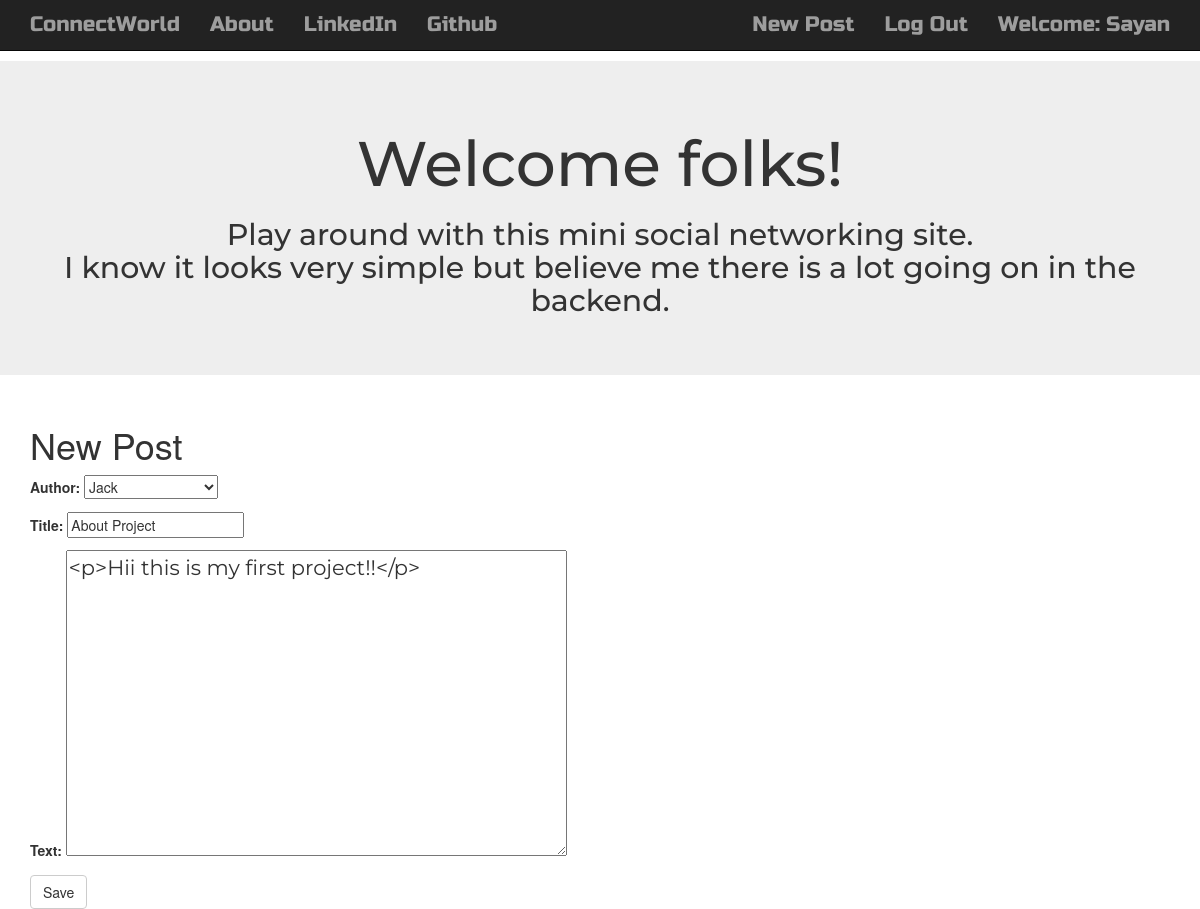
The app's page /post/36/edit/ (signed in) with its own data.
### blog/models.py (models this page shows, shortened)
class Post(models.Model):
    author = models.ForeignKey('auth.User',on_delete=models.CASCADE)
    title = models.CharField(max_length = 500)
    text = models.TextField()
    create_date = models.DateTimeField(default = timezone.now)
    published_date = models.DateTimeField(blank = True,null = True)

### blog/views.py (the view)
# urls.py: path('post/<int:pk>/edit/',views.PostUpdateView.as_view(),name = 'post_edit'),
class PostUpdateView(LoginRequiredMixin,UpdateView):
    login_url = '/login/'
    redirect_field_name = 'blog/post_detail.html'
    form_class = PostForm
    model = Post

### blog/forms.py
class PostForm(forms.ModelForm):
    class Meta():
        model = Post
        fields = ('author','title','text')
        widgets = {
            'title':forms.TextInput(attrs={'class':'textinputclass'}),
            'text':forms.Textarea(attrs={'class':'editable medium-editor-textarea postcontent'})
        }

### blog/templates/blog/post_form.html (shortened to what this page needs)
{% extends "blog/base.html" %}
{% block content %}
<h1>New Post</h1>
<form class="post-form"  method="POST">
    {{form.as_p}}
    <button type="submit" class="save btn btn-default" name="submit">Save</button>
</form>
{% endblock %}

### blog/templates/blog/base.html (shortened to what this page needs)
<!DOCTYPE html>
{% load staticfiles %}
<html lang="en" dir="ltr">
    <head>
        <link rel="stylesheet" href="https://maxcdn.bootstrapcdn.com/bootstrap/3.3.7/css/bootstrap.min.css">
        <link rel="stylesheet" href="//cdn.jsdelivr.net/npm/medium-editor@latest/dist/css/medium-editor.min.css" type="text/css" media="screen" charset="utf-8">
        <link rel="stylesheet" href="{% static 'css/blog.css' %}">
    </head>
    <body class="loader">
        <nav class="navbar navbar-inverse navbar-static-top techfont custom-navbar">
            <div class="container">
                <ul class="nav navbar-nav">
                    <li><a class="navbar-brand bigbrand" href="{% url 'post_list' %}">ConnectWorld</a></li>
                </ul>
                <ul class="nav navbar-nav navcontent">
                    <li><a href="{% url 'about' %}">About</a></li>
                    <li><a href="https://www.linkedin.com/in/sayan-naskar-5a4b07159/">LinkedIn</a></li>
                    <li><a href="https://github.com/sayann002">Github</a></li>
                </ul>
                <ul class="nav navbar-nav navbar-right">
                    {% if user.is_authenticated %}
                    <li> <a href="{% url 'post_new' %}">New Post</a></li>
                    <li> <a href="{% url 'logout' %}">Log Out</a></li>
                    <li> <a>Welcome: {{user.username}}</a></li>
                    {% else %}
                    <li><a class="nav navbar-nav navbar-right" href="{% url 'login' %}"><span class="glyphicon glyphicon-user"></span></a></li>
                    {% endif %}
                </ul>
            </div>
        </nav>
        <div class="jumbotron">
            <div class="container">
                <h1 class="intro">Welcome folks!</h1>
                <h2 class="intro-des">Play around with this mini social networking site.<br>I know it looks very simple
                    but believe me there is a lot going on in the backend.
                </h2>
            </div>
        </div>
        <div class="content container">
            <div class="row">
                <div class="col-md-8">
                    <div class="blog_posts">
                        {% block content %}
                        {% endblock %}
                    </div>
                </div>
            </div>
        </div>
    </body>
</html>

### blog/static/css/blog.css (style rules this page uses)
.intro { text-align: center; font-family: 'Montserrat'; }
.intro-des { text-align: center; font-family: 'Montserrat'; }
.navcontent { font-size: 1em; }
.techfont { font-family: 'Russo One', sans-serif; font-size: 1.5em; margin-bottom: 10px; }
.postcontent { font-family: 'Montserrat'; font-size: 1.5em; }
.bigbrand { font-size: 1em; }
.loader { filter:hue-rotate(0deg); color: linear-gradient(45deg,#0f8,#08f); animation:hue 5000ms infinite linear; }

### records on screen
Post: author "Jack", title "About Project", text "<p>Hii this is my first project!!</p>"

### other values on screen
{{ user.username }} "Sayan"
